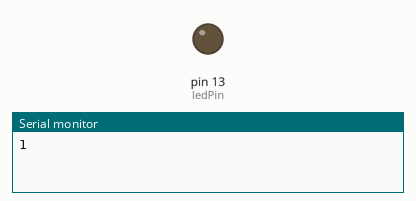
Simulated run of this sketch. Board: Arduino Uno, built with avr-gcc and run on an emulated ATmega328P. Shown: output pins drawn as LEDs (lit = HIGH), the last lines printed to the serial monitor. Random numbers use the default seed unless the sketch sets one.

Above: at 0.1 s.
At 38.1 s:
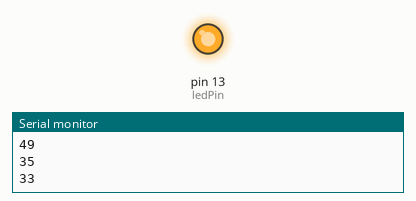
Timing chart, 0 to 40.0 s (numbered marks = the images above):
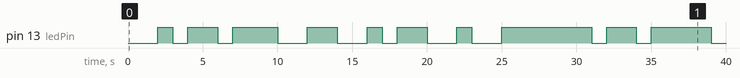

The sketch:

sketch_apr21c.ino
```cpp
long randNumber;
const int ledPin=13;

void setup(){
   Serial.begin(9600);
   randomSeed(analogRead(0));
   pinMode(ledPin, OUTPUT);
}
void loop (){
  randNumber= random (1,50);
  Serial.println (randNumber);
  if (randNumber>25)
  {
    digitalWrite (ledPin, HIGH);
  }
  delay (1000);
  digitalWrite (ledPin,LOW);
}
```

Measured:
- by itself, pin 13 (ledPin): LOW → HIGH at 2.0 s, → LOW 1.0 s later, → HIGH 1.0 s later, → LOW 2.0 s later, … (20 changes in this stretch)
